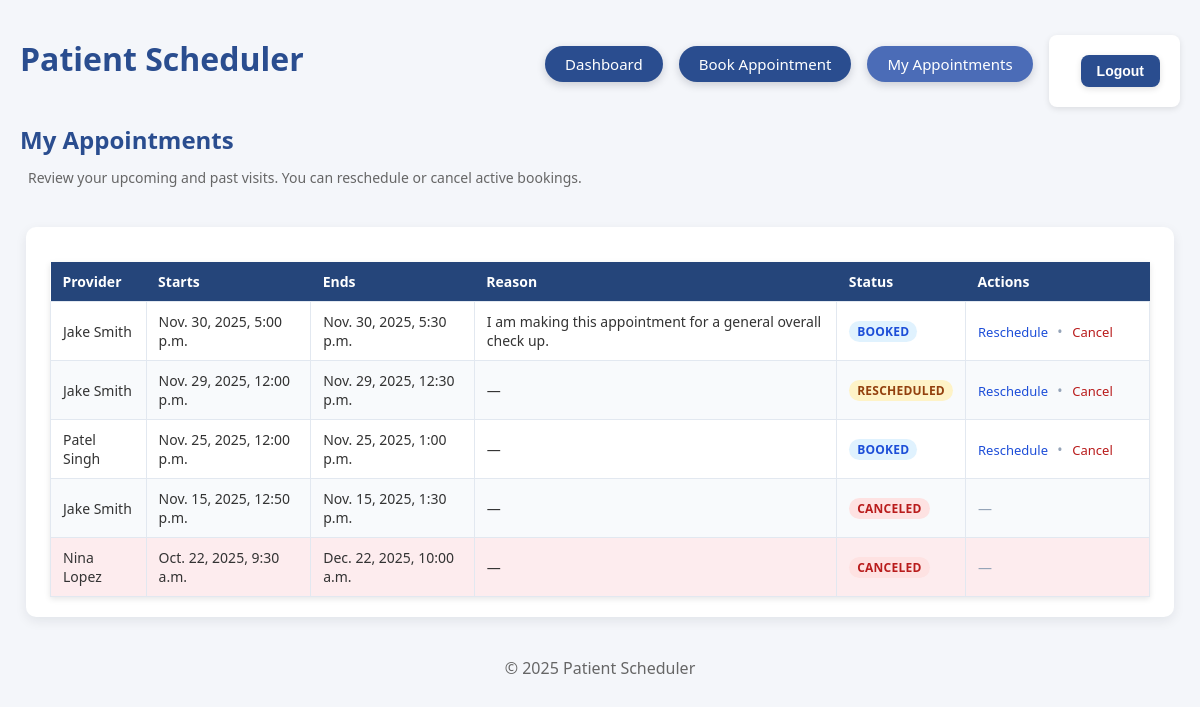
Page /my_appointments/ (signed in) on the earlier database version.
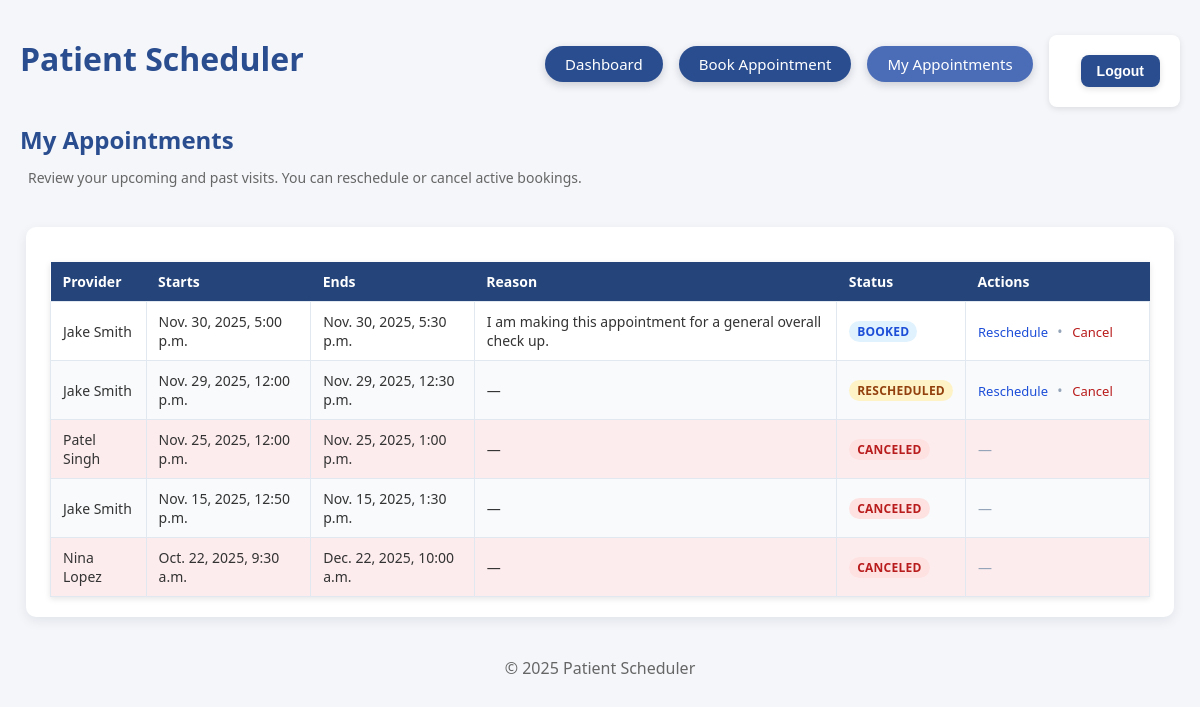
Same page on the later database version.
### booking/models.py (models this page shows, shortened)
class Appointment(models.Model):
    STATUS = (("BOOKED", "BOOKED"), ("CANCELED", "CANCELED"), ("RESCHEDULED", "RESCHEDULED"))
    patient = models.ForeignKey(User, on_delete=models.CASCADE, related_name="patient_appointments")
    provider = models.ForeignKey(Provider, on_delete=models.CASCADE)
    starts_at = models.DateTimeField()
    ends_at = models.DateTimeField()
    status = models.CharField(max_length=12, choices=STATUS, default="BOOKED")
    reason = models.TextField(blank=True, null=True)

class Provider(models.Model):
    user = models.OneToOneField(User, on_delete=models.CASCADE, null=True, blank=True)
    name = models.CharField(max_length=120)

### booking/views.py (the view)
# urls.py: path("my_appointments/", my_appointments, name="my_appointments"),
@login_required
def my_appointments(request):
    appts = Appointment.objects.filter(patient=request.user).order_by("-starts_at")
    return render(request, "booking/my_appointments.html", {"appts": appts})

### booking/templates/booking/my_appointments.html (shortened to what this page needs)
{% extends "booking/base.html" %}
{% block content %}
<div class="page-header">
    <div>
        <h2>My Appointments</h2>
        <p class="page-subtitle">
            Review your upcoming and past visits. You can reschedule or cancel active bookings.
        </p>
    </div>
</div>
<div class="page-layout-center">
    <div class="card" style="width: 100%; max-width: 1100px;">
        {% if appts %}
            <table class="appt-table">
                <thead>
                    <tr>
                        <th>Provider</th>
                        <th>Starts</th>
                        <th>Ends</th>
                        <th>Reason</th>
                        <th>Status</th>
                        <th class="actions-col">Actions</th>
                    </tr>
                </thead>
                <tbody>
                    {% for appt in appts %}
                        <tr class="{% if appt.status == 'CANCELED' %}row-cancelled{% endif %}">
                            <td>{{ appt.provider.name }}</td>
                            <td>{{ appt.starts_at|date:"M. j, Y, g:i a" }}</td>
                            <td>{{ appt.ends_at|date:"M. j, Y, g:i a" }}</td>
                            <td>{{ appt.reason|default:"—" }}</td>
                            <td>
                                <span class="status-pill status-{{ appt.status|lower }}">
                                    {{ appt.get_status_display }}
                                </span>
                            </td>
                            <td class="actions-cell">
                                {% if appt.status == 'BOOKED' or appt.status == 'RESCHEDULED' %}
                                    <a href="{% url 'reschedule_appointment' appt.pk %}" class="link-action">
                                        Reschedule
                                    </a>
                                    <span class="action-divider">•</span>
                                    <a href="{% url 'cancel_appointment' appt.pk %}" class="link-action link-danger">
                                        Cancel
                                    </a>
                                {% else %}
                                    <span class="muted">—</span>
                                {% endif %}
                            </td>
                        </tr>
                    {% endfor %}
                </tbody>
            </table>
        {% endif %}
    </div>
</div>
{% endblock %}

Differences in the rows shown:
changed Appointment "Nov. 25, 2025, 12:00 p.m.": status "BOOKED" → "CANCELED"; status "Reschedule • Cancel" → "—"
